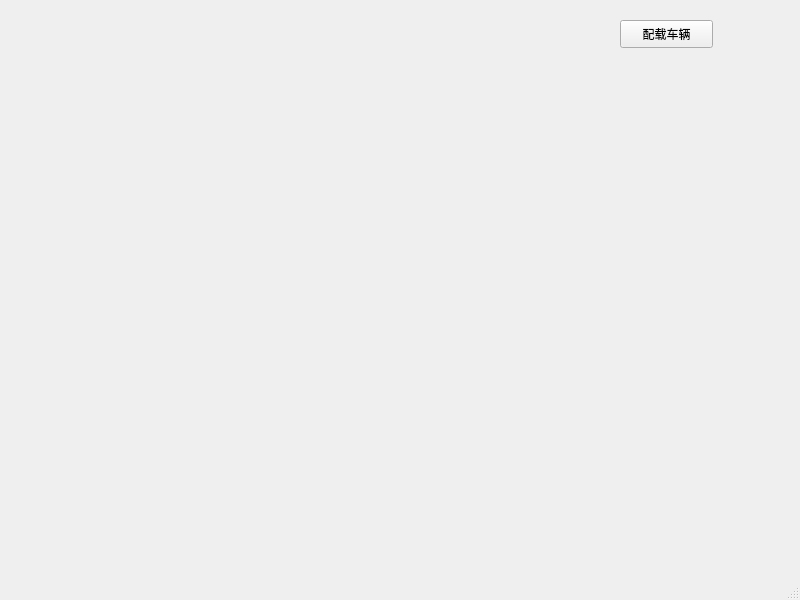
<?xml version="1.0" encoding="UTF-8"?>
<ui version="4.0">
 <class>MainWindow</class>
 <widget class="QMainWindow" name="MainWindow">
  <property name="geometry">
   <rect>
    <x>0</x>
    <y>0</y>
    <width>800</width>
    <height>600</height>
   </rect>
  </property>
  <property name="windowTitle">
   <string>MainWindow</string>
  </property>
  <widget class="QWidget" name="centralwidget">
   <widget class="QPushButton" name="button">
    <property name="geometry">
     <rect>
      <x>620</x>
      <y>20</y>
      <width>93</width>
      <height>28</height>
     </rect>
    </property>
    <property name="text">
     <string>配载车辆</string>
    </property>
   </widget>
   <widget class="QWidget" name="widget" native="true">
    <property name="geometry">
     <rect>
      <x>50</x>
      <y>30</y>
      <width>461</width>
      <height>401</height>
     </rect>
    </property>
   </widget>
  </widget>
  <widget class="QMenuBar" name="menubar">
   <property name="geometry">
    <rect>
     <x>0</x>
     <y>0</y>
     <width>800</width>
     <height>26</height>
    </rect>
   </property>
  </widget>
  <widget class="QStatusBar" name="statusbar"/>
 </widget>
 <resources/>
 <connections/>
</ui>
